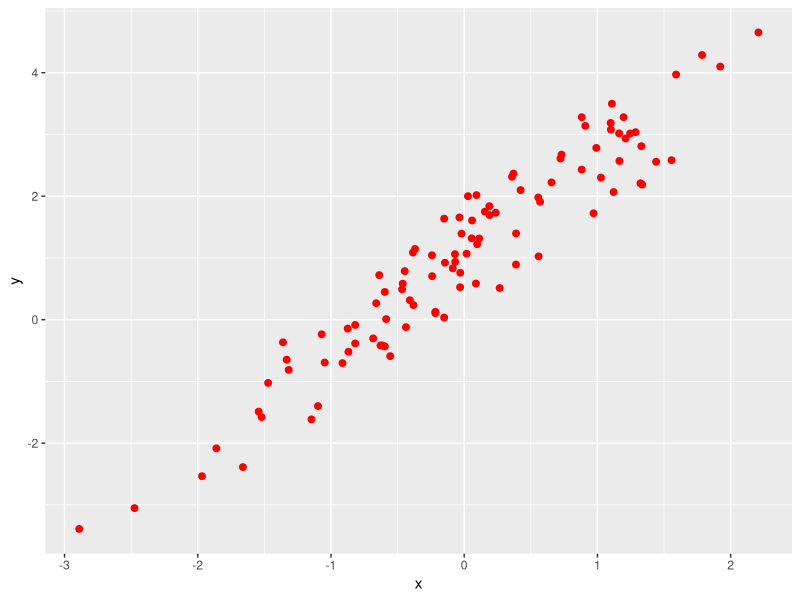
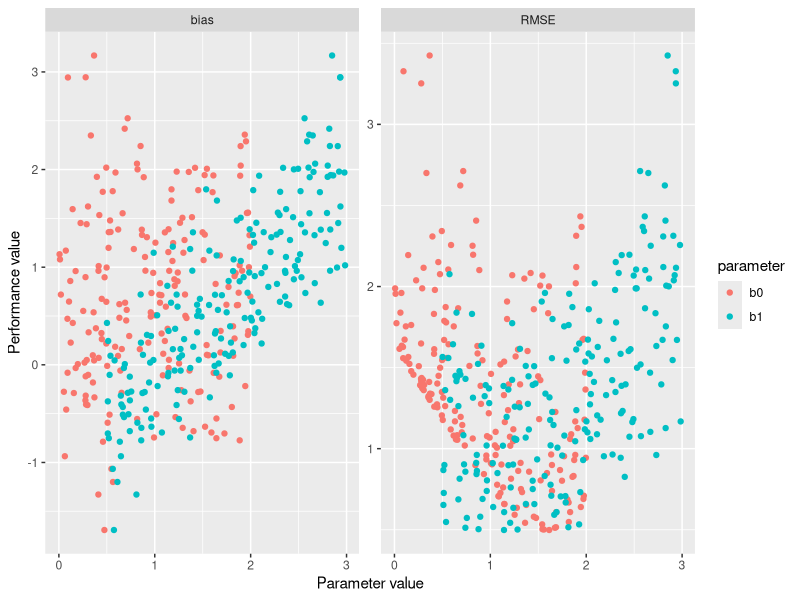

The R script that drew these images, in order:
## ---- chunk 1
# root dir
knitr::opts_knit$set(root.dir = "C:/Users/rver4657/owncloud/Uruguay/coursematerial")
knitr::opts_chunk$set(echo = TRUE)
require(tidyverse)
require(lubridate)
## ---- chunk 2
require(tidyverse)
set.seed(20) # set seed to get same data every time

# random data x data linear regression
x <- rnorm(100)
# A function y 
y_fun <- function(x,b0, b1) 
  {
  y_out = b0 + b1*x
  # add random error
  y_out <- y_out + rnorm(length(x),0,0.5)
  
  return(y_out)
  }
## ---- chunk 3
# exact pars
b0 <- 1
b1 <- 1.5
## ---- chunk 4
test_data <- data_frame(x = x, #  x data in a column called x
                        y = y_fun(x, b0,b1)) # y data from y_fun

# make a plot
test_data %>%
  ggplot(aes(x,y)) + geom_point(colour="red", size=2)
## ---- chunk 5
mod <- lm(y~x,test_data)
summary(mod)
## ---- chunk 6
# uniform samples between min and maximum values
# range of parameters
b0_range <- runif(200,0,2)
b1_range <- runif(200,0.5,3)

# define a storage data frame for the results of the objective functions
Result <- data.frame(bias = rep(0,length(b0_range)),
                     RMSE = rep(0,length(b0_range)))

# run a loop of 200 (for the 200 samples)
for (i in 1:length(b0_range)) {
  # calculate the y values
  y_pred <- y_fun(b0_range[i], b1_range[i],test_data$x)
  # Objective functions
  # calculare the bias between observed and predicted
  Result$bias[i] <- mean(y_pred - test_data$y)
  # calculate the rmse for the model
  Result$RMSE[i] <- sqrt(mean((y_pred - test_data$y)^2))
}

# plot results
Result %>%
  mutate(b0 = b0_range, b1 = b1_range) %>%
  gather(key = performance, value = value_perf,
         bias:RMSE) %>%
    gather(key = "parameter", value = "value_par", b0,b1) %>%
  ggplot(aes(value_par,value_perf, colour=parameter)) +
    geom_point() + facet_wrap(~performance, scales = "free") +
    xlab("Parameter value") + ylab("Performance value")

## ---- chunk 7
# define the sum squared of error as optimisation goal
obj_fun <- function(par,x,data) {
  # par is a vector of parameters b0 and b1
  # x is a vector of input x data
  # data is the observed data to fit
  resid <- data-y_fun(par[1],par[2],x)
  # penalised least squares
  SSE <- sum((resid)^2)
  return(SSE)
}

## ---- chunk 8
# define some initial guesses for b0 and b1
par_in <- c(0.9,2)

fit <- optim(par_in, obj_fun, x = test_data$x, 
             data = test_data$y)

# inspect what is in fit
str(fit)

# look at the resulting objective function (SSE)
fit$value

# and at the resulting parameters
fit$par

# compare this to
b0; b1
## ---- chunk 9
# define the sum squared of error as optimisation goal
obj_fun <- function(par,x,data, penalty) {
  # par is a vector of parameters b0 and b1
  # x is a vector of input x data
  # data is the observed data to fit
  # penalty is a penalty applied to the SSE
  resid <- data-y_fun(par[1],par[2],x)
  # penalised least squares
  SSE <- penalty*sum((resid)^2)
  return(SSE)
}

## ---- chunk 10
# define some initial guesses for b0 and b1
par_in <- c(0.9,2)

fit <- optim(par_in, obj_fun, x = test_data$x, 
             data = test_data$y, penalty = 25)

# inspect what is in fit
str(fit)

# look at the resulting objective function (SSE)
fit$value

# and at the resulting parameters
fit$par
